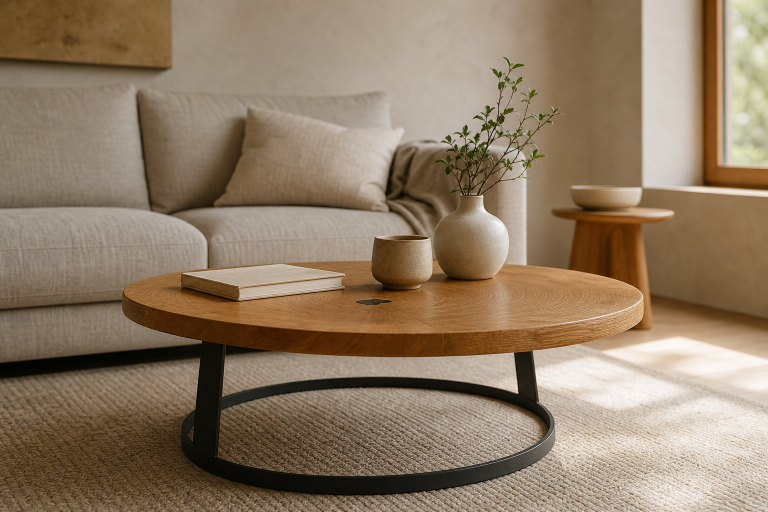
#> input picture bakmasters/mebel/img/foto-03-zhurnalnyj.jpg, 1536 x 1024 px, given in place of cmp-q92-foto-03-zhurnalnyj.jpg, which was not available (shown at 1/2 size)
$ python compare_quality.py ../../bakmasters/mebel/img/foto-03-zhurnalnyj.jpg 5
#> lines starting #> are read from the running program, lines starting #| are printed output that depends on the picture; after the words box and inside, x2 and y2 are one past the last pixel; in counts of white or black regions, pixels touching at a corner belong together; pictures that were not available may be replaced by others from this repository, and a replacement may not be noted
#!/usr/bin/env python3
"""
Сравнение качества мастеров: Q92 против Q78 (или любой другой пары).

Перекодирует мастер в целевое качество, потом сравнивает кропы —
важно увидеть, не появляются ли полосы (banding) на гладком маджентовом
градиенте стены.

Запуск:
  python3 scripts/banners/compare_quality.py <master.jpg> <Q> [x0 y0 x1 y1]
"""
from __future__ import annotations

import sys
from pathlib import Path

import pyvips
from PIL import Image, ImageChops, ImageStat

Image.MAX_IMAGE_PIXELS = None

SHRINK = 2  # во сколько раз уменьшаем для сравнения


def recode(src: Path, q: int, out: Path) -> Path:
    """Мастер → JPEG в целевом качестве (уменьшенный, для быстрого сравнения)."""
    img = pyvips.Image.jpegload(str(src), shrink=SHRINK, access="sequential")
    img.write_to_file(str(out), Q=q, subsample_mode="off", strip=True)
    del img
    return out


def main() -> int:
    src = Path(sys.argv[1])
    q = int(sys.argv[2])
    box = tuple(int(x) for x in sys.argv[3:7]) if len(sys.argv) >= 7 else (9000, 4000, 13000, 7000)

    a_small = Path(f"/tmp/cmp-q92-{src.stem}.jpg")
    b_small = Path(f"/tmp/cmp-q{q}-{src.stem}.jpg")
    recode(src, 92, a_small)
#> (the call stopped at in recode, `img = pyvips.Image.jpegload(str(src), shrink=SHRINK, access="sequentia..`: pyvips is not available in this run)
    recode(src, q, b_small)
#> (the call stopped at in recode, `img = pyvips.Image.jpegload(str(src), shrink=SHRINK, access="sequentia..`: pyvips is not available in this run)

    box2 = tuple(v // SHRINK for v in box)
    a = Image.open(a_small).crop(box2)
#> a: PIL image 2000x1500 RGB; every value is 0
    b = Image.open(b_small).crop(box2)
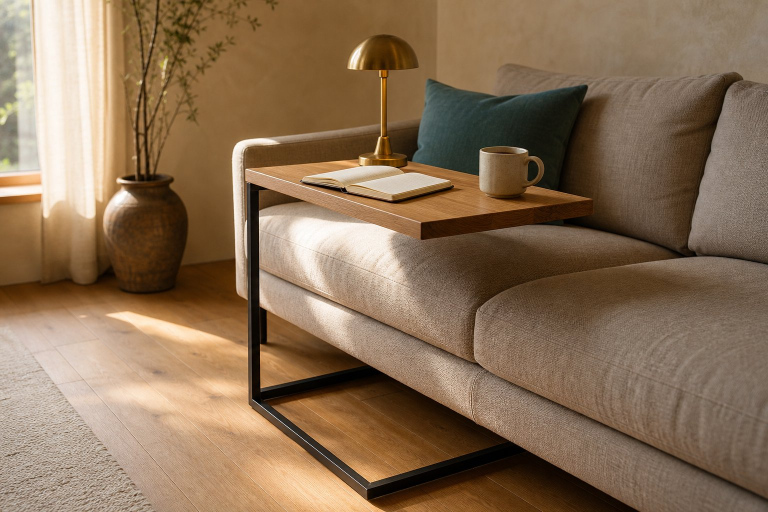
#> input picture bakmasters/mebel/img/foto-04-pristavnoj.jpg, 1536 x 1024 px, given in place of cmp-q5-foto-03-zhurnalnyj.jpg, which was not available (shown at 1/2 size)
    diff = ImageChops.difference(a, b)
    stat = ImageStat.Stat(diff)
    print(f"средняя разница по каналам: {[round(v, 2) for v in stat.mean]}; "
          f"максимум по каналу: {max(d[1] for d in diff.getextrema())}")
#| средняя разница по каналам: [0.0, 0.0, 0.0]; максимум по каналу: 0

    w, h = a.size
#> w = 2000; h = 1500
    sheet = Image.new("RGB", (w, h * 2 + 12), (255, 255, 255))
#> sheet: PIL image 2000x3012 RGB; every value is 255
    sheet.paste(a, (0, 0))
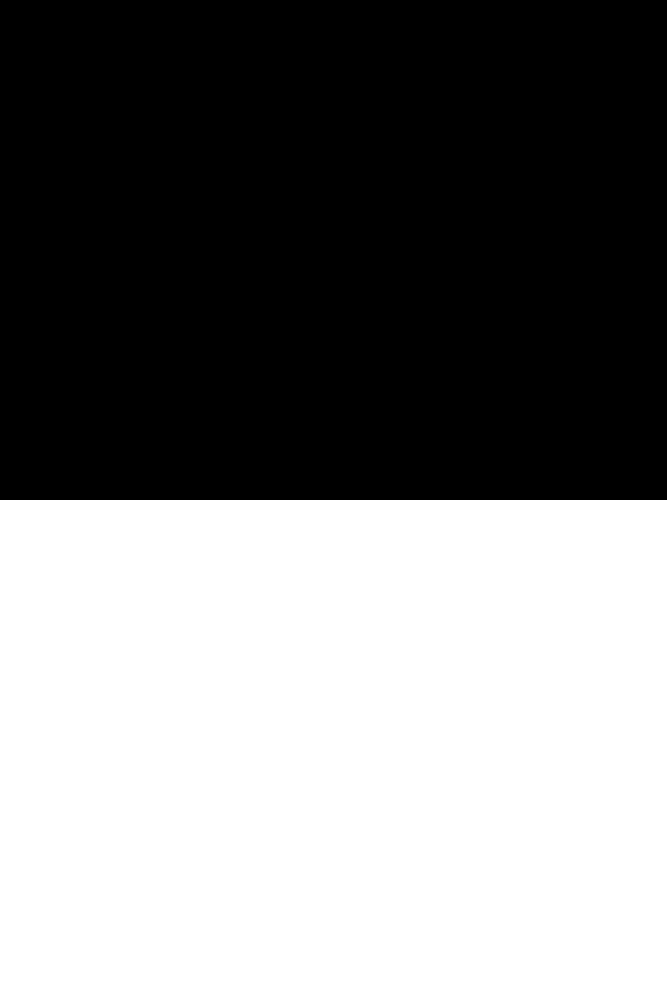
#> sheet: PIL image 2000x3012 RGB (shown at 1/3 size); 50.2% white; 1 black region, box (x1, y1, x2, y2) and area: (0, 0, 2000, 1500) 3000000
    sheet.paste(b, (0, h + 12))
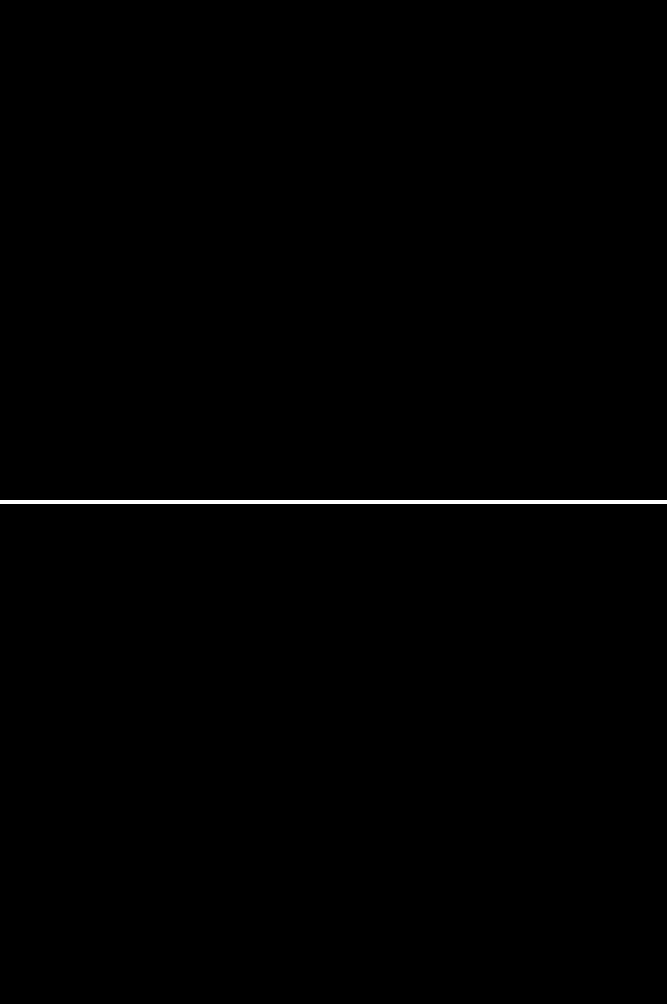
#> sheet: PIL image 2000x3012 RGB (shown at 1/3 size); 0.4% white; 1 white region, box (x1, y1, x2, y2) and area: (0, 1500, 2000, 1512) 24000
    out = Path(f"/tmp/cmp-{src.stem}-q{q}.png")
    sheet.save(out)
    print(f"сравнение (сверху Q92, снизу Q{q}): {out} {sheet.size}")
#> (printed output is left out)
    a_small.unlink(missing_ok=True)
    b_small.unlink(missing_ok=True)
    return 0


if __name__ == "__main__":
    sys.exit(main())
#> (the program exits here)
